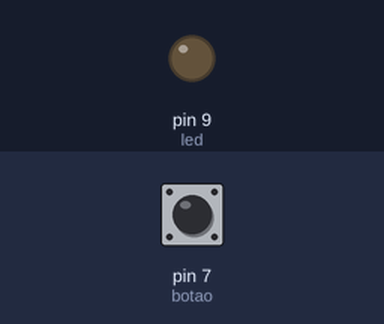
Recording of a sketch running on a simulated Arduino Uno, built with avr-gcc and run on an emulated ATmega328P. Parts: output pins drawn as LEDs (lit = HIGH). The test bench sets the inputs (shaded band); at power-on: pin 7 (botao) LOW.

Above: at 1.2 s.
1.3 s: pin 7 (botao) pulled HIGH for 0.15 s
At 1.37 s:
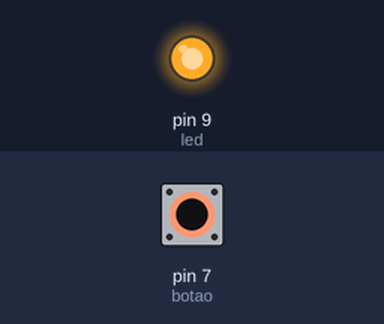
2.9 s: pin 7 (botao) pulled HIGH for 3.2 s
At 7.2 s:
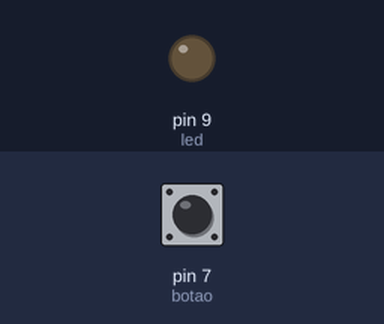
Timing chart, 0 to 8.7 s (numbered marks = the images above; inputs shaded):
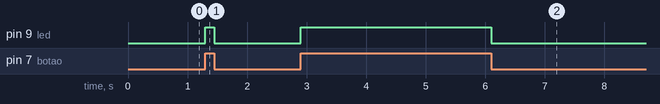

Measured:
- after the input at 1.3 s, pin 9 (led): LOW → HIGH at once, → LOW 0.15 s later
- after the input at 2.9 s, pin 9 (led): LOW → HIGH at once, → LOW 3.2 s later

The sketch:

led_1botao.ino
```cpp
//acende o LED enquanto estiver pressionando o botão
//

//Declarar as variáveis
int estadoBotao = 0;
void setup()
{
  pinMode(9, OUTPUT);//led
  pinMode(7, INPUT);//botao
}

void loop()
{
  //lê a porta 7 e armazena
  //o valor na variàvel 'estadoBotao'
  estadoBotao = digitalRead(7);

  if (estadoBotao == HIGH) {
  digitalWrite(9, HIGH);//Botão pressionado, acende o led.
  } else {
  digitalWrite(9, LOW);//Botão pressionado, apaga o led.
  }
}
```
